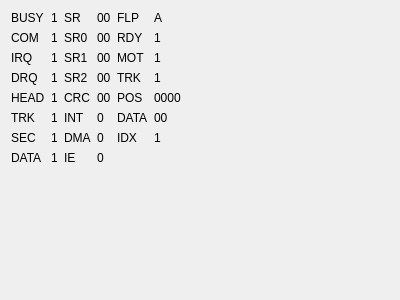
<?xml version="1.0" encoding="UTF-8"?>
<ui version="4.0">
 <class>FDDWidget</class>
 <widget class="QWidget" name="FDDWidget">
  <property name="geometry">
   <rect>
    <x>0</x>
    <y>0</y>
    <width>400</width>
    <height>300</height>
   </rect>
  </property>
  <property name="windowTitle">
   <string>Form</string>
  </property>
  <layout class="QGridLayout" name="gridLayout">
   <item row="0" column="0">
    <widget class="QLabel" name="label_29">
     <property name="text">
      <string>BUSY</string>
     </property>
    </widget>
   </item>
   <item row="0" column="1">
    <widget class="QLabel" name="fdcBusyL">
     <property name="text">
      <string>1</string>
     </property>
    </widget>
   </item>
   <item row="0" column="2">
    <widget class="QLabel" name="label_43">
     <property name="text">
      <string>SR</string>
     </property>
    </widget>
   </item>
   <item row="0" column="3">
    <widget class="QLabel" name="fdcStateL">
     <property name="text">
      <string>00</string>
     </property>
    </widget>
   </item>
   <item row="0" column="4">
    <widget class="QLabel" name="label_36">
     <property name="text">
      <string>FLP</string>
     </property>
    </widget>
   </item>
   <item row="0" column="5">
    <widget class="QLabel" name="flpCurL">
     <property name="text">
      <string>A</string>
     </property>
    </widget>
   </item>
   <item row="1" column="0">
    <widget class="QLabel" name="label_40">
     <property name="text">
      <string>COM</string>
     </property>
    </widget>
   </item>
   <item row="1" column="1">
    <widget class="QLabel" name="fdcComL">
     <property name="text">
      <string>1</string>
     </property>
    </widget>
   </item>
   <item row="1" column="2">
    <widget class="QLabel" name="label_45">
     <property name="text">
      <string>SR0</string>
     </property>
    </widget>
   </item>
   <item row="1" column="3">
    <widget class="QLabel" name="fdcSr0L">
     <property name="text">
      <string>00</string>
     </property>
    </widget>
   </item>
   <item row="1" column="4">
    <widget class="QLabel" name="label_41">
     <property name="text">
      <string>RDY</string>
     </property>
    </widget>
   </item>
   <item row="1" column="5">
    <widget class="QLabel" name="flpRdyL">
     <property name="text">
      <string>1</string>
     </property>
    </widget>
   </item>
   <item row="2" column="0">
    <widget class="QLabel" name="label_30">
     <property name="text">
      <string>IRQ</string>
     </property>
    </widget>
   </item>
   <item row="2" column="1">
    <widget class="QLabel" name="fdcIrqL">
     <property name="text">
      <string>1</string>
     </property>
    </widget>
   </item>
   <item row="2" column="2">
    <widget class="QLabel" name="label_46">
     <property name="text">
      <string>SR1</string>
     </property>
    </widget>
   </item>
   <item row="2" column="3">
    <widget class="QLabel" name="fdcSr1L">
     <property name="text">
      <string>00</string>
     </property>
    </widget>
   </item>
   <item row="2" column="4">
    <widget class="QLabel" name="label_35">
     <property name="text">
      <string>MOT</string>
     </property>
    </widget>
   </item>
   <item row="2" column="5">
    <widget class="QLabel" name="flpMotL">
     <property name="text">
      <string>1</string>
     </property>
    </widget>
   </item>
   <item row="3" column="0">
    <widget class="QLabel" name="label_32">
     <property name="text">
      <string>DRQ</string>
     </property>
    </widget>
   </item>
   <item row="3" column="1">
    <widget class="QLabel" name="fdcDrqL">
     <property name="text">
      <string>1</string>
     </property>
    </widget>
   </item>
   <item row="3" column="2">
    <widget class="QLabel" name="label_47">
     <property name="text">
      <string>SR2</string>
     </property>
    </widget>
   </item>
   <item row="3" column="3">
    <widget class="QLabel" name="fdcSr2L">
     <property name="text">
      <string>00</string>
     </property>
    </widget>
   </item>
   <item row="3" column="4">
    <widget class="QLabel" name="label_37">
     <property name="text">
      <string>TRK</string>
     </property>
    </widget>
   </item>
   <item row="3" column="5">
    <widget class="QLabel" name="flpTrkL">
     <property name="text">
      <string>1</string>
     </property>
    </widget>
   </item>
   <item row="4" column="0">
    <widget class="QLabel" name="label_38">
     <property name="text">
      <string>HEAD</string>
     </property>
    </widget>
   </item>
   <item row="4" column="1">
    <widget class="QLabel" name="fdcHeadL">
     <property name="text">
      <string>1</string>
     </property>
    </widget>
   </item>
   <item row="4" column="2">
    <widget class="QLabel" name="label_2">
     <property name="text">
      <string>CRC</string>
     </property>
    </widget>
   </item>
   <item row="4" column="3">
    <widget class="QLabel" name="flpCRC">
     <property name="text">
      <string>00</string>
     </property>
    </widget>
   </item>
   <item row="4" column="4">
    <widget class="QLabel" name="label_39">
     <property name="text">
      <string>POS</string>
     </property>
    </widget>
   </item>
   <item row="4" column="5">
    <widget class="QLabel" name="flpPosL">
     <property name="text">
      <string>0000</string>
     </property>
    </widget>
   </item>
   <item row="5" column="0">
    <widget class="QLabel" name="label_31">
     <property name="text">
      <string>TRK</string>
     </property>
    </widget>
   </item>
   <item row="5" column="1">
    <widget class="QLabel" name="fdcTrkL">
     <property name="text">
      <string>1</string>
     </property>
    </widget>
   </item>
   <item row="5" column="2">
    <widget class="QLabel" name="label_8">
     <property name="text">
      <string>INT</string>
     </property>
    </widget>
   </item>
   <item row="5" column="3">
    <widget class="QLabel" name="flpInt">
     <property name="text">
      <string>0</string>
     </property>
    </widget>
   </item>
   <item row="5" column="4">
    <widget class="QLabel" name="label_42">
     <property name="text">
      <string>DATA</string>
     </property>
    </widget>
   </item>
   <item row="5" column="5">
    <widget class="QLabel" name="flpDataL">
     <property name="text">
      <string>00</string>
     </property>
    </widget>
   </item>
   <item row="6" column="0">
    <widget class="QLabel" name="label_33">
     <property name="text">
      <string>SEC</string>
     </property>
    </widget>
   </item>
   <item row="6" column="1">
    <widget class="QLabel" name="fdcSecL">
     <property name="text">
      <string>1</string>
     </property>
    </widget>
   </item>
   <item row="6" column="2">
    <widget class="QLabel" name="label_10">
     <property name="text">
      <string>DMA</string>
     </property>
    </widget>
   </item>
   <item row="6" column="3">
    <widget class="QLabel" name="flpDma">
     <property name="text">
      <string>0</string>
     </property>
    </widget>
   </item>
   <item row="6" column="4">
    <widget class="QLabel" name="label_44">
     <property name="text">
      <string>IDX</string>
     </property>
    </widget>
   </item>
   <item row="6" column="5">
    <widget class="QLabel" name="flpIdxL">
     <property name="text">
      <string>1</string>
     </property>
    </widget>
   </item>
   <item row="7" column="0">
    <widget class="QLabel" name="label_34">
     <property name="text">
      <string>DATA</string>
     </property>
    </widget>
   </item>
   <item row="7" column="1">
    <widget class="QLabel" name="fdcDataL">
     <property name="text">
      <string>1</string>
     </property>
    </widget>
   </item>
   <item row="7" column="2">
    <widget class="QLabel" name="label_11">
     <property name="text">
      <string>IE</string>
     </property>
    </widget>
   </item>
   <item row="7" column="3">
    <widget class="QLabel" name="flpIntEn">
     <property name="text">
      <string>0</string>
     </property>
    </widget>
   </item>
   <item row="8" column="0">
    <spacer name="verticalSpacer_3">
     <property name="orientation">
      <enum>Qt::Vertical</enum>
     </property>
     <property name="sizeHint" stdset="0">
      <size>
       <width>20</width>
       <height>95</height>
      </size>
     </property>
    </spacer>
   </item>
   <item row="8" column="5">
    <spacer name="horizontalSpacer">
     <property name="orientation">
      <enum>Qt::Horizontal</enum>
     </property>
     <property name="sizeHint" stdset="0">
      <size>
       <width>219</width>
       <height>20</height>
      </size>
     </property>
    </spacer>
   </item>
  </layout>
 </widget>
 <resources/>
 <connections/>
</ui>
